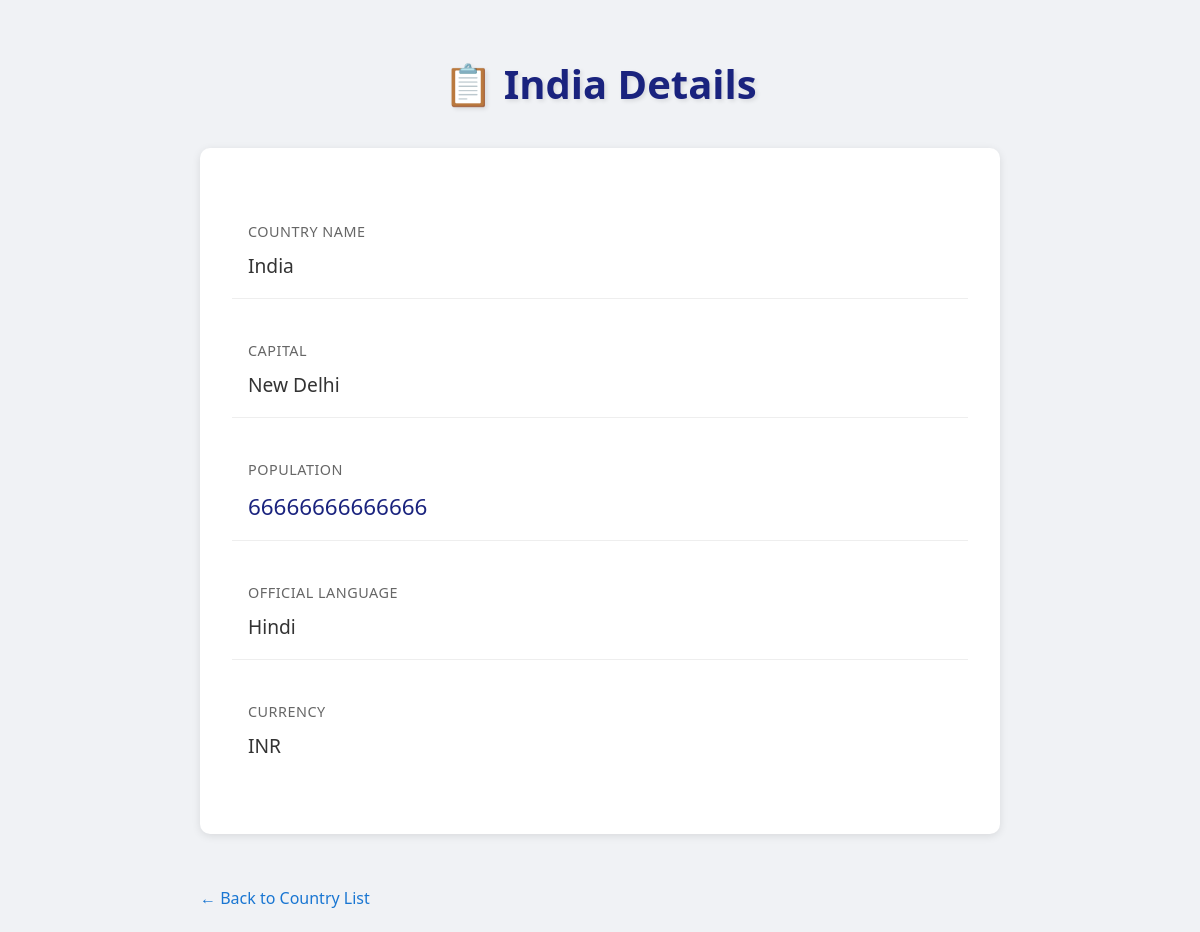
Screenshot of /India with the database file from the repository.
### countrycapitalapp/models.py (models this page shows, shortened)
class Country(models.Model):
    name = models.CharField(max_length=150)
    capital = models.CharField(max_length=150)
    population = models.IntegerField()
    official_language = models.CharField(max_length=50)
    currency = models.CharField(max_length=50)

### countrycapitalapp/views.py (the view)
# urls.py: path('<str:country>', views.detail, name='detail'),
def detail(request, country):
    choosen_country = Country.objects.get(name=country)
    if choosen_country:
        return render(request, 'countrycapitalapp/detail.html', {
            'country': choosen_country.name,
            'capital': choosen_country.capital,
            'currency': choosen_country.currency,
            'population': choosen_country.population,
            'language': choosen_country.official_language,
        })
    else:
        return HttpResponse('<h2>Country not found</h2>')

### countrycapitalapp/templates/countrycapitalapp/detail.html (shortened to what this page needs)
{% extends "countrycapitalapp/base.html" %}
{% load static %}
{% block mystyle %}
<link rel="stylesheet" href="{% static 'countrycapitalapp/css/detail.css' %}">
{% endblock mystyle %}
{% block mybody %}
<div class="container">
    <h1>📋 {{ country|capfirst }} Details</h1>
    <div class="details-card">
        <div class="detail-item">
            <div class="detail-label">Country Name</div>
            <div class="detail-value">{{ country|capfirst }}</div>
        </div>
        <div class="detail-item">
            <div class="detail-label">Capital</div>
            <div class="detail-value">{{ capital|capfirst }}</div>
        </div>
        <div class="detail-item">
            <div class="detail-label">Population</div>
            <div class="detail-value population">{{ population }}</div>
        </div>
        <div class="detail-item">
            <div class="detail-label">Official Language</div>
            <div class="detail-value">{{ language|capfirst }}</div>
        </div>
        <div class="detail-item">
            <div class="detail-label">Currency</div>
            <div class="detail-value">{{ currency|capfirst }}</div>
        </div>
    </div>
    <a href="/" class="back-link">← Back to Country List</a>
</div>
{% endblock mybody %}

### countrycapitalapp/static/countrycapitalapp/css/detail.css (style rules this page uses)
* { margin: 0; padding: 0; box-sizing: border-box; font-family: 'Segoe UI', Tahoma, Geneva, Verdana, sans-serif; }
body { background-color: #f0f2f5; line-height: 1.6; padding: 20px; }
.container { max-width: 800px; margin: 0 auto; }
h1 { text-align: center; color: #1a237e; margin: 2rem 0; font-size: 2.5rem; text-shadow: 2px 2px 4px rgba(0,0,0,0.1); }
.details-card { background: white; border-radius: 10px; padding: 2rem; margin: 20px 0; box-shadow: 0 2px 8px rgba(0,0,0,0.1); }
.detail-item { margin: 1.5rem 0; padding: 1rem; border-bottom: 1px solid #eee; }
.detail-item:last-child { border-bottom: none; }
.detail-label { color: #666; text-transform: uppercase; font-size: 0.9rem; letter-spacing: 0.5px; }
.detail-value { color: #333; font-size: 1.2rem; margin-top: 0.5rem; font-weight: 500; }
.population { color: #1a237e; font-size: 1.4rem; }
.back-link { display: inline-block; margin-top: 2rem; text-decoration: none; color: #1976d2; font-weight: 500; transition: color 0.3s ease; }

### rows the page displays
Country: name "India", capital "New Delhi", official_language "Hindi", currency "INR"

### other values shown
{{ population }} "66666666666666"
